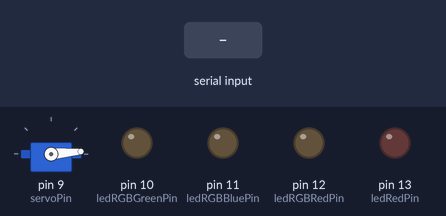
Recording of a sketch running on a simulated Arduino Uno, built with avr-gcc and run on an emulated ATmega328P. Shown: servo, output pins drawn as LEDs (lit = HIGH). Inputs (shaded band) come from the test bench.

Above: at 1.2 s.
1.3 s: "p90\n" received over Serial
At 2.5 s:
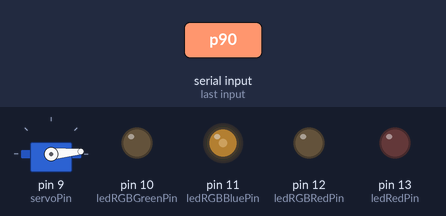
2.8 s: "r90\n" received over Serial
At 3.9 s:
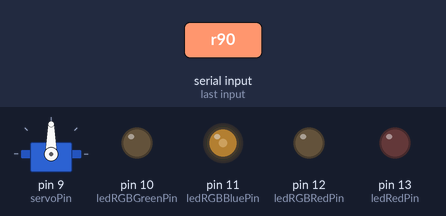
4.3 s: "p,45\n" received over Serial
At 5.4 s:
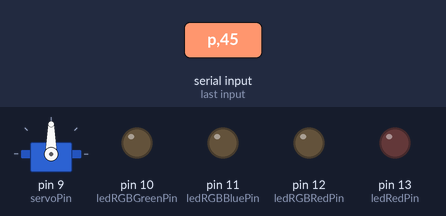
Timing chart, 0 to 7.3 s (numbered marks = the images above; inputs shaded):
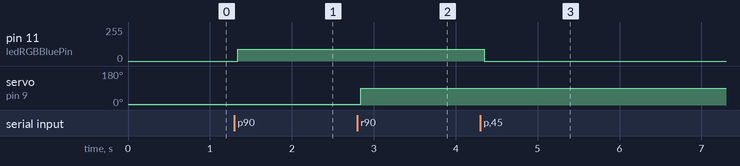

Measured:
- after the input at 1.3 s, pin 11 (ledRGBBluePin): 0/255 → 90/255 at once
- after the input at 2.8 s, servo on pin 9 (servoPin): 5° → 90° at once
- after the input at 4.3 s, pin 11 (ledRGBBluePin): 90/255 → 0/255 after 0.05 s

The sketch:

reactorSketch.ino
```cpp
#include <Servo.h>

Servo myServo;
int servoPin = 9;
int ledRGBRedPin = 12;
int ledRGBGreenPin = 10;
int ledRGBBluePin = 11;
int ledRedPin = 13;

void setup(void){
  Serial.begin(9600);
  myServo.attach(servoPin);
  myServo.write(5);  //set default position
  pinMode(ledRGBRedPin, OUTPUT);
  pinMode(ledRGBBluePin, OUTPUT);
  pinMode(ledRGBGreenPin, OUTPUT);
  pinMode(ledRedPin, OUTPUT);
  analogWrite(ledRGBRedPin, 0);
  analogWrite(ledRGBGreenPin, 0);
  analogWrite(ledRGBBluePin, 0);
  analogWrite(ledRedPin, 0);
  loop();
}

void loop(void){
  int ledPowerSetting;
  int rodHeightSetting;
  int scramCondition;
  if (Serial.available() > 0)
  {
    char inByte = Serial.read();
    switch(inByte)
    {
    case 'p': //power
      // led glows blue
      ledPowerSetting = numberFromSerial();
      analogWrite(ledRGBRedPin, 0);
      analogWrite(ledRGBGreenPin, 0);
      analogWrite(ledRGBBluePin, ledPowerSetting);
      break;
    case 'r': //rod position
      rodHeightSetting = numberFromSerial();
      myServo.write(rodHeightSetting);
      break;
    case 's': //scram condition
      // led glows red
      scramCondition = numberFromSerial();
      // 0 (0v) to 1023 (5v)
      analogWrite(ledRGBGreenPin, 0);
      analogWrite(ledRGBBluePin, 0);
      analogWrite(ledRGBRedPin, scramCondition);
      break;
    }
    Serial.flush();
  }
}

int numberFromSerial(void)
{
  char numberString[8];
  unsigned char index=0;
  delay(10);
  while(Serial.available() > 0)
  {
    delay(10);
    numberString[index++]=Serial.read();
    if(index>6)
    {
      break;
    }
  }
  numberString[index]=0;
  return atoi(numberString);
}
```
